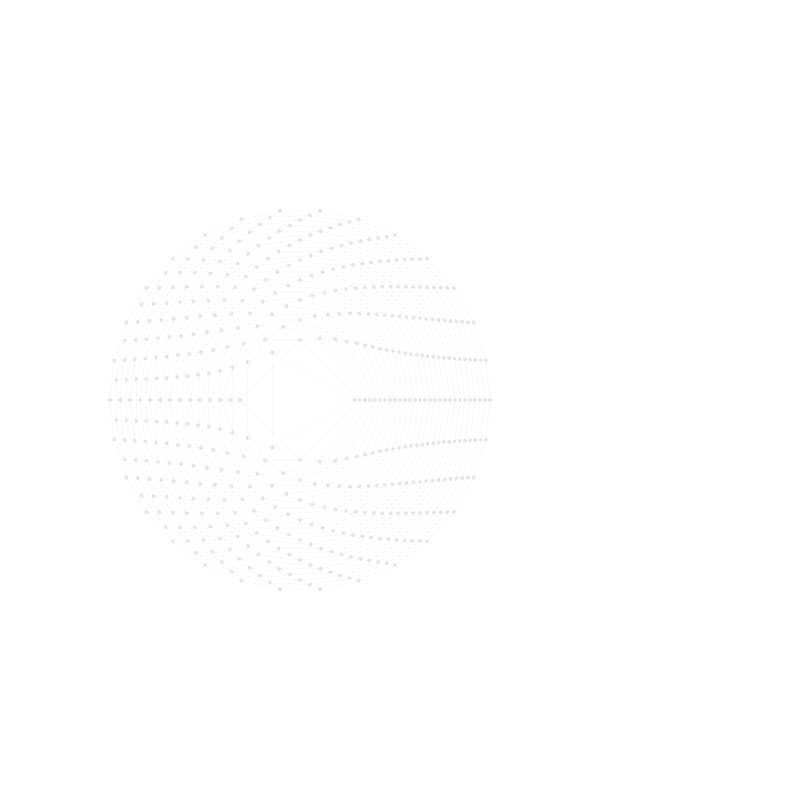

Recreate this plot in Julia.
using Luxor

@svg begin
    # Set the background to transparent
    background(0, 0, 0, 0)
    fontface("Georgia")
    sethue("black")
    setline(0.25)

    total = 30

    radius = 55
    sethue("grey90")

    # This loop draws 28 polygons, from 3 sides to 30 sides.
    for i in 3:total
        global radius # Required because the loop modifies 'radius' from the outer scope


        # Create a regular polygon with 'i' sides
        p = ngon(outerframe[1], radius, i, 0, vertices = true)

        # Stroke the polygon's path and add a red dot at the center
        prettypoly(p, action = :stroke, close = true, () -> (sethue("grey90"); circle(O, 2, action = :fill)))

        # Calculate geometric properties
        pa = polyarea(p)
        pp = polyperimeter(p)
        ppoverradius = pp / radius

        # Increase the radius for the next polygon to create the spiral effect
        radius += 5
    end


end 800 800 "draw.svg"
